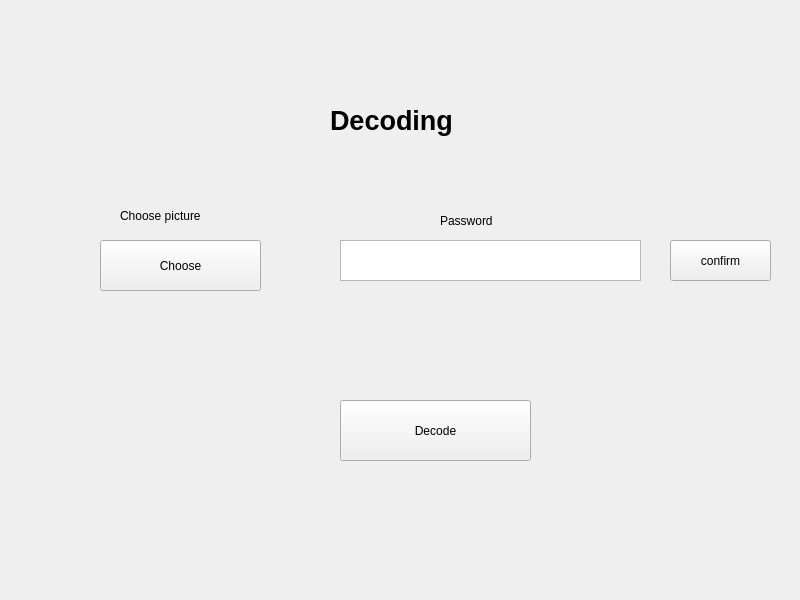
<?xml version="1.0" encoding="UTF-8"?>
<ui version="4.0">
 <class>Decode</class>
 <widget class="QWidget" name="Decode">
  <property name="geometry">
   <rect>
    <x>0</x>
    <y>0</y>
    <width>800</width>
    <height>600</height>
   </rect>
  </property>
  <property name="windowTitle">
   <string>Decode</string>
  </property>
  <widget class="QWidget" name="centralwidget">
   <widget class="QLabel" name="titleLabel">
    <property name="geometry">
     <rect>
      <x>330</x>
      <y>100</y>
      <width>171</width>
      <height>41</height>
     </rect>
    </property>
    <property name="font">
     <font>
      <pointsize>20</pointsize>
      <bold>true</bold>
     </font>
    </property>
    <property name="text">
     <string>Decoding</string>
    </property>
   </widget>
   <widget class="QLabel" name="pictureLabel">
    <property name="geometry">
     <rect>
      <x>120</x>
      <y>200</y>
      <width>141</width>
      <height>31</height>
     </rect>
    </property>
    <property name="text">
     <string>Choose picture</string>
    </property>
   </widget>
   <widget class="QLabel" name="passwordLabel">
    <property name="geometry">
     <rect>
      <x>440</x>
      <y>210</y>
      <width>91</width>
      <height>21</height>
     </rect>
    </property>
    <property name="text">
     <string>Password</string>
    </property>
   </widget>
   <widget class="QPushButton" name="confirmButton">
    <property name="geometry">
     <rect>
      <x>670</x>
      <y>240</y>
      <width>101</width>
      <height>41</height>
     </rect>
    </property>
    <property name="text">
     <string>confirm</string>
    </property>
   </widget>
   <widget class="QTextEdit" name="passwordEdit">
    <property name="geometry">
     <rect>
      <x>340</x>
      <y>240</y>
      <width>301</width>
      <height>41</height>
     </rect>
    </property>
   </widget>
   <widget class="QPushButton" name="decodeButton">
    <property name="geometry">
     <rect>
      <x>340</x>
      <y>400</y>
      <width>191</width>
      <height>61</height>
     </rect>
    </property>
    <property name="text">
     <string>Decode</string>
    </property>
   </widget>
   <widget class="QPushButton" name="pictureButton">
    <property name="geometry">
     <rect>
      <x>100</x>
      <y>240</y>
      <width>161</width>
      <height>51</height>
     </rect>
    </property>
    <property name="text">
     <string>Choose</string>
    </property>
   </widget>
  </widget>
 </widget>
 <resources/>
 <connections/>
</ui>
